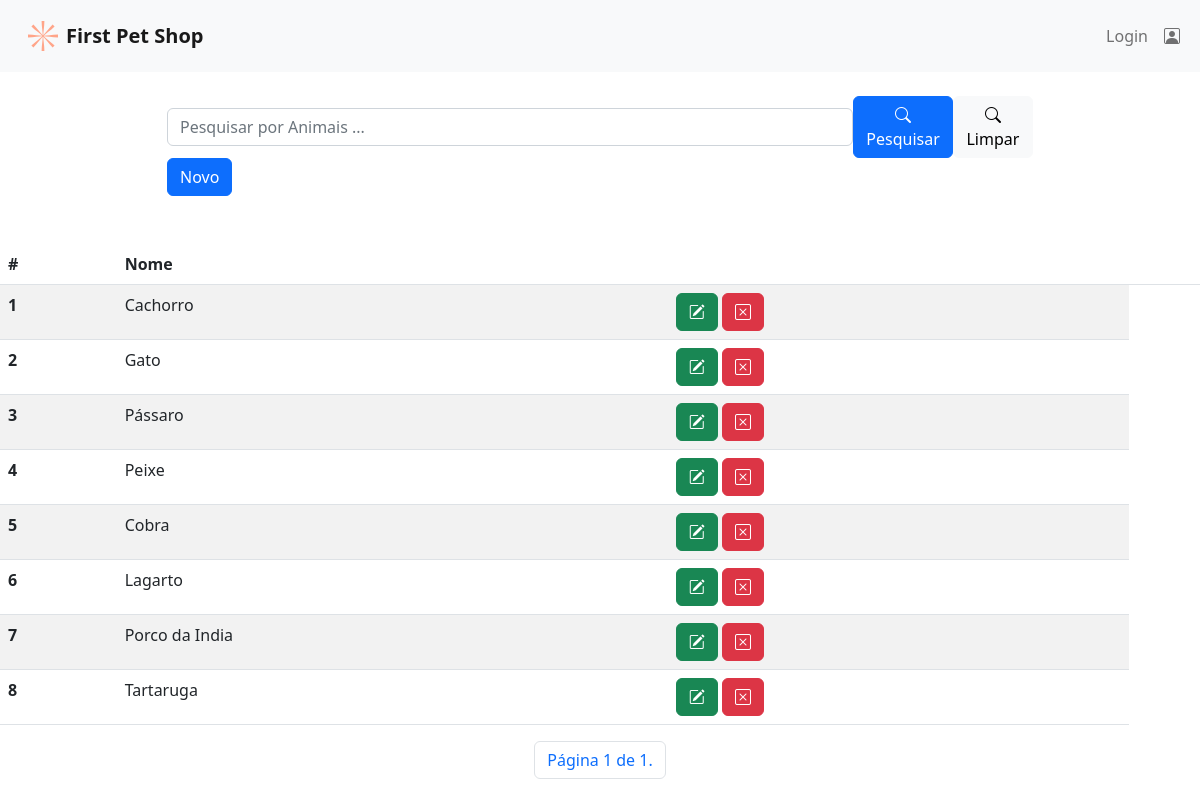
The page /listar/animal/ on the database its author committed.
### firstpetshop/models.py (models this page shows, shortened)
class Animal(models.Model):
    nome = models.CharField(max_length=60, help_text="Digite o Tipo de Pet")

### firstpetshop/views.py (the view)
# urls.py: path('listar/animal/', AnimalList.as_view(), name="listar-animal"),
class AnimalList(ListView):
    login_url = reverse_lazy('login')
    model = Animal
    template_name = 'animais/animais.html'
    paginate_by = 10
    def get_queryset(self):
        txt_nome = self.request.GET.get('inptPesquisar')
        if txt_nome:
            animais = Animal.objects.filter(nome__icontains=txt_nome)
        else:
            animais = Animal.objects.all()
        return animais

### firstpetshop/templates/animais/animais.html (shortened to what this page needs)
{% extends "base.html" %}
{% block content %}
<br>
<br>
<br>
<div class="container">
  <div class="row justify-content-center m-4">
    <div class="col-10">
      <form action="?" method="GET" class="row">
        <div class="d-flex align-items-center">
          <input type="text" class="form-control" name="inptPesquisar" id="" value="{{ request.GET.inptPesquisar }}"
            class="p-1 border" autocomplete="off" placeholder="Pesquisar por Animais ...">
          <button type="submit" class="btn btn-primary bi bi-search ms-auto">Pesquisar</button>
          <a href="{% url 'listar-animal' %}" class="btn btn-light bi bi-search ms-auto">Limpar</a>
        </div>
      </form>
      <div class="row">
        <div class="d-flex align-items-center">
          <a class="btn btn-primary" href="{% url 'cadastrar-animal' %}">Novo</a>
        </div>
      </div>
    </div>
  </div>
</div>
<br>
<div class="table-responsive">
  <table class="table table-striped">
    <thead>
      <tr>
        <th scope="col">#</th>
        <th scope="col">Nome</th>
        <th scope="col"></th>
        <th scope="col"></th>
      </tr>
    </thead>
    <tbody>
      {% for object in object_list %}
      <tr>
        <th scope="row">{{object.id}}</th>
        <td>{{object.nome}}</td>
        <td>
          <a href="{% url 'editar-animal' object.pk %}" class="btn btn-success bi bi-pencil-square"></a>
          <a href="{% url 'excluir-animal' object.pk %}" class="btn btn-danger bi bi-x-square"></a>
        </td>
      </tr>
      {% endfor %}
    </tbody>
  </table>
  <ul class="pagination justify-content-center">
    <li class="page-item">
        <span class="page-link">Página {{ page_obj.number }} de {{ page_obj.paginator.num_pages }}.</span>
    </li>
  </ul>
</div>
{% endblock %}

### rows shown on the page
Animal: id "1", nome "Cachorro"
Animal: id "2", nome "Gato"
Animal: id "3", nome "Pássaro"
Animal: id "4", nome "Peixe"
Animal: id "5", nome "Cobra"
Animal: id "6", nome "Lagarto"
Animal: id "7", nome "Porco da India"
Animal: id "8", nome "Tartaruga"

### other values the page prints
{{ page_obj.number }} "1"
{{ page_obj.paginator.num_pages }} "1"
